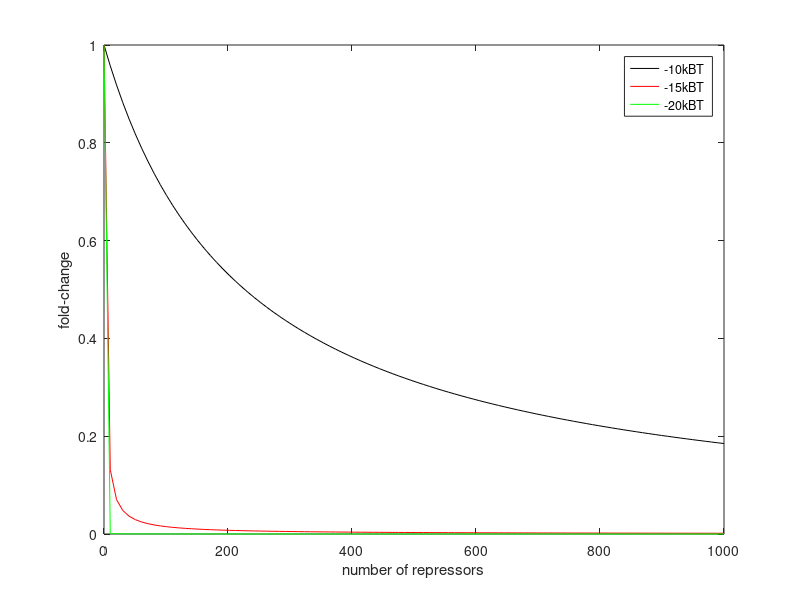
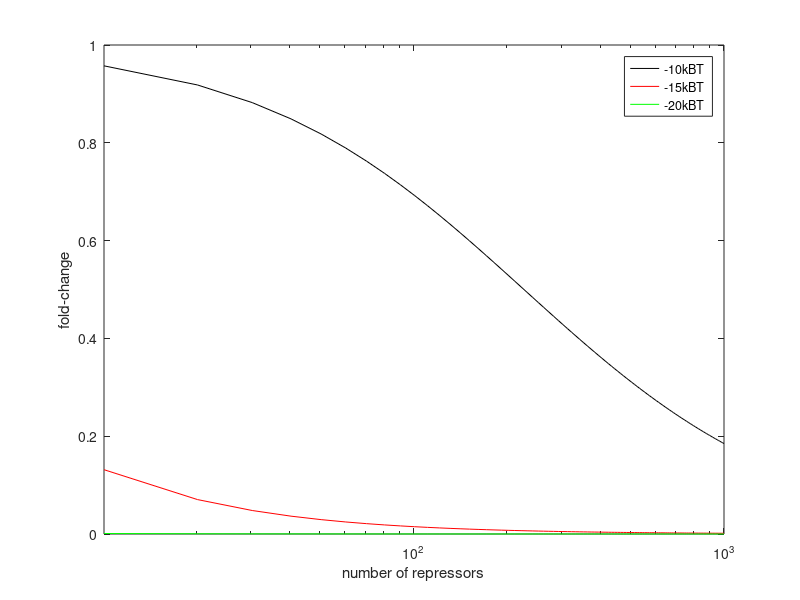

The MATLAB source for these figures, in order:
%Plot the prediction for the fold-change vs. R for different
%values of the binding energy

%Define a vector of R values using linspace. Linspace generates a vector of
%uniformly spaced points between a minimum and a maximum.
R=linspace(0,1000);

%Define the energies in kBT
E1=-10;
E2=-15;
E3=-20;
%Number of non-specific binding sites
Nns=5E6;

%Calculate the fold-chage. Note the placement of the "." in front of the
%division as a means to tell Matlab that it should carry out the operation
%for each element of the vector R.
fold1=1./(1+R/Nns*exp(-E1));
fold2=1./(1+R/Nns*exp(-E2));
fold3=1./(1+R/Nns*exp(-E3));

%Plot it on a linear scale
figure(1)
plot(R,fold1,'-k')
hold on
plot(R,fold2,'-r')
plot(R,fold3,'-g')
hold off
xlabel('number of repressors')
ylabel('fold-change')
legend('-10kBT','-15kBT','-20kBT')

%Plot it on a log scale
figure(2)
semilogx(R,fold1,'-k')
hold on
semilogx(R,fold2,'-r')
semilogx(R,fold3,'-g')
hold off
xlabel('number of repressors')
ylabel('fold-change')
legend('-10kBT','-15kBT','-20kBT')
xlim([0, 1000])










